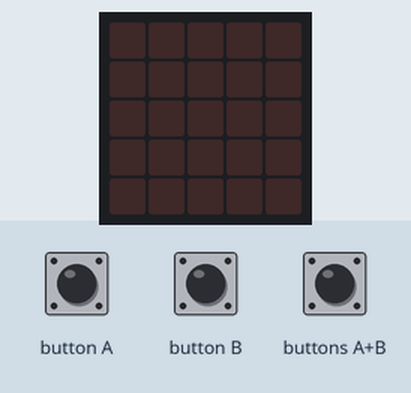
The program below on a simulated BBC micro:bit (MakeCode). Shown: the board's 5×5 LED display. The test bench sets the inputs (shaded band).

Above: at 1.2 s.
1.3 s: buttons A+B pressed for 0.15 s
At 3.0 s:
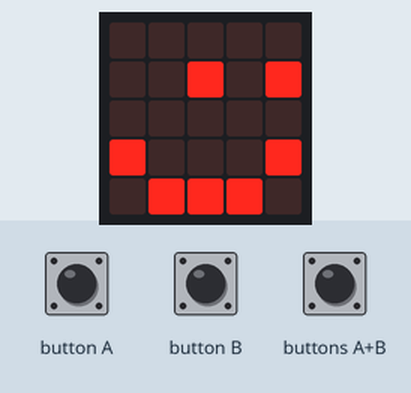
3.3 s: button A pressed for 0.15 s
At 4.2 s:
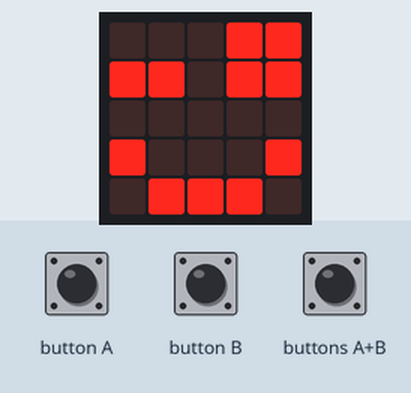
4.9 s: button B pressed for 0.15 s
At 5.4 s:
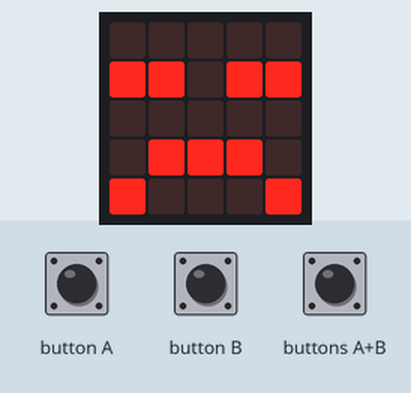
6.5 s: buttons A+B pressed for 1 s
At 7.7 s:
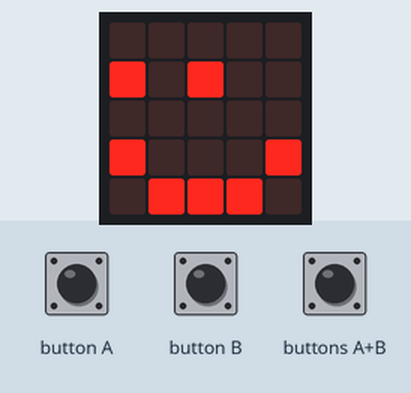
Timing chart, 0 to 9.5 s (numbered marks = the images above; inputs shaded):
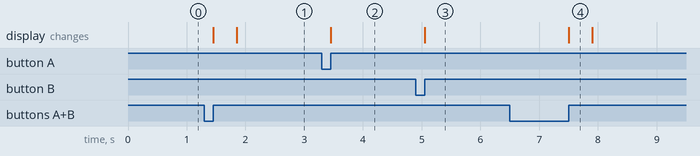

The program:

main.ts
```typescript
input.onButtonPressed(Button.A, function () {
    basic.showLeds(`
        . . . # #
        # # . # #
        . . . . .
        # . . . #
        . # # # .
        `)
})
input.onButtonPressed(Button.AB, function () {
    basic.showLeds(`
        . . . . .
        # . # . .
        . . . . .
        # . . . #
        . # # # .
        `)
    basic.showLeds(`
        . . . . .
        . . # . #
        . . . . .
        # . . . #
        . # # # .
        `)
})
input.onButtonPressed(Button.B, function () {
    basic.showLeds(`
        . . . . .
        # # . # #
        . . . . .
        . # # # .
        # . . . #
        `)
})
basic.forever(function () {

})
```

test.ts
```typescript
// les tests vont ici ; cela ne sera pas compilé si ce paquet est utilisé en tant qu'extension.
```

Measured:
- after the input at 1.3 s, the display: first changes after 0.15 s (image 1 shows a later state)
- after the input at 3.3 s, the display: changes after 0.15 s (image 2)
- after the input at 4.9 s, the display: changes after 0.15 s (image 3)
- after the input at 6.5 s, the display: changes after 1.0 s (image 4)
- what the display in image 4 shows lasts 0.4 s, from 7.5 s to 7.9 s
